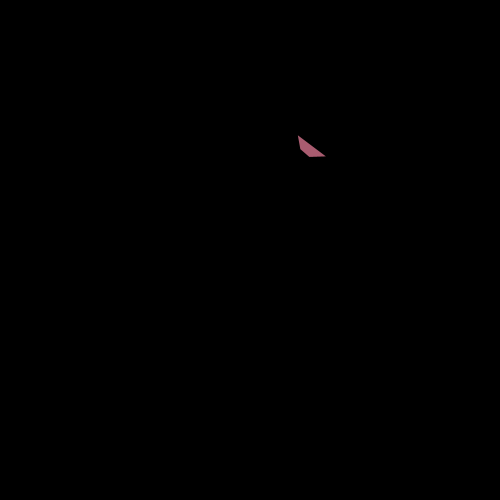
Frame 1 (no input)
Frame 60 (the mouse pressed at the canvas centre just before this capture): identical to frame 1, image omitted
Frame 120 (the mouse held since frame 60 and released just before this capture): identical to frame 1, image omitted

The Processing sketch that drew this single still picture (run headless with seeded random() and noise(); from frame 60 on, the mouse is pressed at the canvas centre):

// Processing sketch: processing_75432
// ── processing_75432.pde

//Morgan D
//Computer Programming 1, Mods (13) 14-15
//Doubling Shapes
//URL -> http://padova.webs.com/DoublingShapesSite.html

//This program draws progressively more randomly shaped and colored polygons, inscribed in circles of random size.

//These are the center of the circle in which our polygon is to be inscribed.
int posX;
int posY;

//This is the radius of said circle.
float radius;

//This stores the angle of a vertex of the polygon, as it is drawn.
float holdAngle = 0;

//This stores the number of shapes that are to be drawn.
int number = 1;

void setup()
{
  size(500, 500);
  
  fill(0);
  rect(0, 0, width, height);

  noStroke();

  randomScreen();
}

void draw()
{
}

void mouseClicked()
{
  //These erase the previous screen.
  fill(0);
  rect(0, 0, width, height);
  
  randomScreen();
}

//This allows the user to reset the number.
void keyPressed()
{
  //Checks for the spacebar.
  if (key == ' ')
  {
    fill(0);
    rect(0, 0, width, height);
    
    //Resets number.
    number = 1;
    
    randomScreen();
  }
}

//This actually draw the 100 shapes.
void randomScreen()
{
  //This is here so it will run 100 times.
  for (int i = 0; i < number; i++)
  {
    //These randomly assign the current shape a center.
    posX = int(random(20, width-20));
    posY = int(random(20, height-20));

    //This gives it a random radius.
    radius = random(10, 20);

    //This gives the polygon a random number of sides between 3 and 9.
    int sides = int(random(3, 10));

    //This gives the polygon a random, bright color, with some transparency.
    fill(63+191*random(0, 1), 63+191*random(0, 1), 63+191*random(0, 1), 191);

    beginShape();

    //This draws the individual vertices.
    for (int j = 0; j < sides; j++)
    {
      //This changes the angle randomly, such that it won't (in all likelihood) overlap itself.
      holdAngle += random(PI/6, 2*PI/sides);

      //This places the vertex, based on all of the previous randomised values.
      vertex(posX+radius*cos(holdAngle), posY+radius*sin(holdAngle));
    }

    endShape();
  }
  
  number += number;
}
